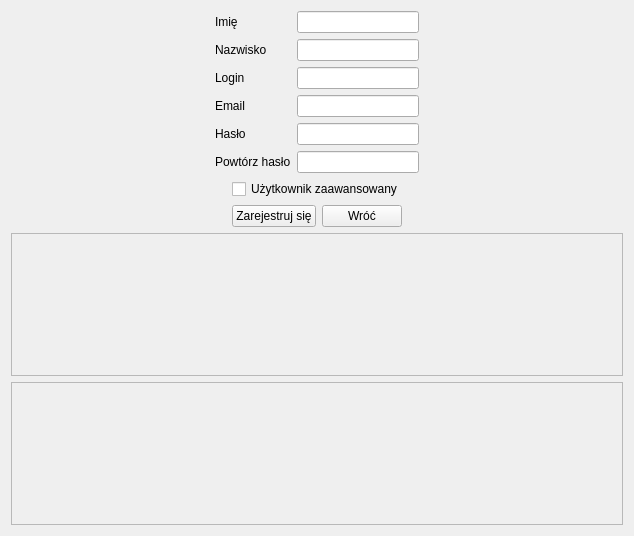
<?xml version="1.0" encoding="UTF-8"?>
<ui version="4.0">
 <class>SingUp</class>
 <widget class="QWidget" name="SingUp">
  <property name="geometry">
   <rect>
    <x>0</x>
    <y>0</y>
    <width>634</width>
    <height>536</height>
   </rect>
  </property>
  <property name="windowTitle">
   <string>Form</string>
  </property>
  <layout class="QVBoxLayout" name="verticalLayout">
   <item>
    <layout class="QHBoxLayout" name="horizontalLayout">
     <item>
      <spacer name="horizontalSpacer">
       <property name="orientation">
        <enum>Qt::Horizontal</enum>
       </property>
       <property name="sizeHint" stdset="0">
        <size>
         <width>40</width>
         <height>20</height>
        </size>
       </property>
      </spacer>
     </item>
     <item>
      <layout class="QFormLayout" name="formLayout_2">
       <item row="0" column="0">
        <widget class="QLabel" name="imie">
         <property name="text">
          <string>Imię</string>
         </property>
        </widget>
       </item>
       <item row="1" column="0">
        <widget class="QLabel" name="name_5">
         <property name="text">
          <string>Nazwisko</string>
         </property>
        </widget>
       </item>
       <item row="2" column="0">
        <widget class="QLabel" name="name_6">
         <property name="text">
          <string>Login</string>
         </property>
        </widget>
       </item>
       <item row="3" column="0">
        <widget class="QLabel" name="name_7">
         <property name="text">
          <string>Email</string>
         </property>
        </widget>
       </item>
       <item row="4" column="0">
        <widget class="QLabel" name="name_8">
         <property name="text">
          <string>Hasło</string>
         </property>
        </widget>
       </item>
       <item row="5" column="0">
        <widget class="QLabel" name="name_9">
         <property name="text">
          <string>Powtórz hasło</string>
         </property>
        </widget>
       </item>
       <item row="0" column="1">
        <widget class="QLineEdit" name="name"/>
       </item>
       <item row="1" column="1">
        <widget class="QLineEdit" name="surname"/>
       </item>
       <item row="2" column="1">
        <widget class="QLineEdit" name="login"/>
       </item>
       <item row="3" column="1">
        <widget class="QLineEdit" name="email"/>
       </item>
       <item row="4" column="1">
        <widget class="QLineEdit" name="password"/>
       </item>
       <item row="5" column="1">
        <widget class="QLineEdit" name="confirm_password"/>
       </item>
      </layout>
     </item>
     <item>
      <spacer name="horizontalSpacer_2">
       <property name="orientation">
        <enum>Qt::Horizontal</enum>
       </property>
       <property name="sizeHint" stdset="0">
        <size>
         <width>40</width>
         <height>20</height>
        </size>
       </property>
      </spacer>
     </item>
    </layout>
   </item>
   <item>
    <layout class="QHBoxLayout" name="horizontalLayout_5">
     <item>
      <spacer name="horizontalSpacer_3">
       <property name="orientation">
        <enum>Qt::Horizontal</enum>
       </property>
       <property name="sizeHint" stdset="0">
        <size>
         <width>40</width>
         <height>20</height>
        </size>
       </property>
      </spacer>
     </item>
     <item>
      <widget class="QCheckBox" name="user_advance">
       <property name="text">
        <string>Użytkownik zaawansowany</string>
       </property>
      </widget>
     </item>
     <item>
      <spacer name="horizontalSpacer_4">
       <property name="orientation">
        <enum>Qt::Horizontal</enum>
       </property>
       <property name="sizeHint" stdset="0">
        <size>
         <width>40</width>
         <height>20</height>
        </size>
       </property>
      </spacer>
     </item>
    </layout>
   </item>
   <item>
    <layout class="QHBoxLayout" name="horizontalLayout_6">
     <item>
      <spacer name="horizontalSpacer_5">
       <property name="orientation">
        <enum>Qt::Horizontal</enum>
       </property>
       <property name="sizeHint" stdset="0">
        <size>
         <width>40</width>
         <height>20</height>
        </size>
       </property>
      </spacer>
     </item>
     <item>
      <widget class="QPushButton" name="sing_up">
       <property name="text">
        <string>Zarejestruj się</string>
       </property>
      </widget>
     </item>
     <item>
      <widget class="QPushButton" name="back">
       <property name="text">
        <string>Wróć</string>
       </property>
      </widget>
     </item>
     <item>
      <spacer name="horizontalSpacer_6">
       <property name="orientation">
        <enum>Qt::Horizontal</enum>
       </property>
       <property name="sizeHint" stdset="0">
        <size>
         <width>40</width>
         <height>20</height>
        </size>
       </property>
      </spacer>
     </item>
    </layout>
   </item>
   <item>
    <widget class="QScrollArea" name="scrollArea">
     <property name="widgetResizable">
      <bool>true</bool>
     </property>
     <widget class="QWidget" name="scrollAreaWidgetContents">
      <property name="geometry">
       <rect>
        <x>0</x>
        <y>0</y>
        <width>614</width>
        <height>138</height>
       </rect>
      </property>
     </widget>
    </widget>
   </item>
   <item>
    <widget class="QScrollArea" name="scrollArea_2">
     <property name="widgetResizable">
      <bool>true</bool>
     </property>
     <widget class="QWidget" name="scrollAreaWidgetContents_2">
      <property name="geometry">
       <rect>
        <x>0</x>
        <y>0</y>
        <width>614</width>
        <height>138</height>
       </rect>
      </property>
     </widget>
    </widget>
   </item>
  </layout>
 </widget>
 <resources/>
 <connections/>
</ui>
